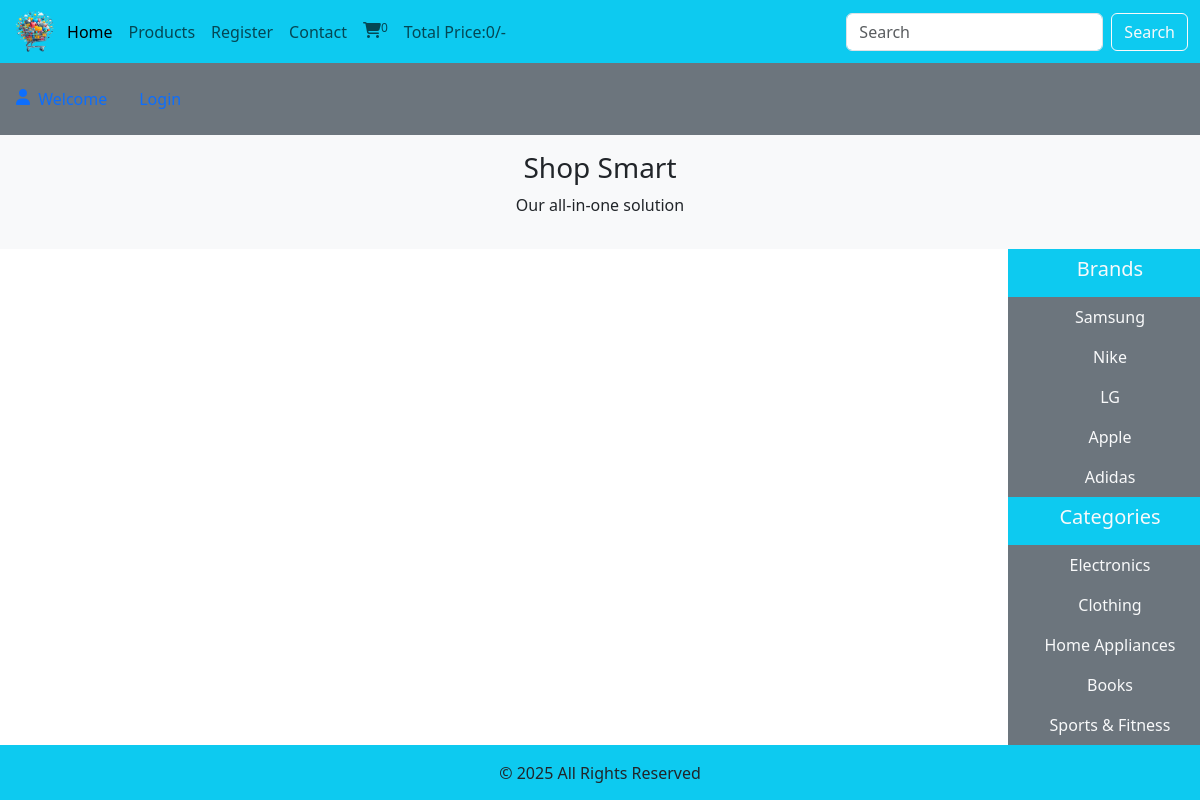
The page / on the database its author committed.
### tables this page shows
CREATE TABLE `brands` (
  `brand_id`    int(11)      NOT NULL AUTO_INCREMENT,
  `brand_title` varchar(100) NOT NULL,
  PRIMARY KEY (`brand_id`)
);

CREATE TABLE `categories` (
  `category_id`    int(11)      NOT NULL AUTO_INCREMENT,
  `category_title` varchar(100) NOT NULL,
  PRIMARY KEY (`category_id`)
);

### function/common_function.php (the view, shortened to what this page needs)
<?php
include_once(__DIR__ . '/../includes/connect.php');
function getbrands(): void {
    global $con;
    $result = mysqli_query($con, "SELECT * FROM `brands`");
    while ($row = mysqli_fetch_assoc($result)) {
        $id    = (int)$row['brand_id'];
        $title = htmlspecialchars($row['brand_title'], ENT_QUOTES, 'UTF-8');
        echo "<li class='nav-item'>"
           . "<a href='index.php?insert_brand={$id}' class='nav-link text-light'>{$title}</a>"
           . "</li>";
    }
}
function getcategory(): void {
    global $con;
    $result = mysqli_query($con, "SELECT * FROM `categories`");
    while ($row = mysqli_fetch_assoc($result)) {
        $id    = (int)$row['category_id'];
        $title = htmlspecialchars($row['category_title'], ENT_QUOTES, 'UTF-8');
        echo "<li class='nav-item'>"
           . "<a href='index.php?category={$id}' class='nav-link text-light'>{$title}</a>"
           . "</li>";
    }
}
function getUserIP(): string {
    return $_SERVER['REMOTE_ADDR'];
}
function cart_item(): void {
    global $con;
    $user_ip = getUserIP();
    $stmt = mysqli_prepare($con, "SELECT product_id FROM `card_details` WHERE ip_address = ?");
    mysqli_stmt_bind_param($stmt, 's', $user_ip);
    mysqli_stmt_execute($stmt);
    mysqli_stmt_store_result($stmt);
    echo (int)mysqli_stmt_num_rows($stmt);
}
function total_cart_price(): void {
    $total   = 0;
    echo $total;
}

### index.php (shortened to what this page needs)
<?php
include('includes/connect.php');
include('function/common_function.php');
?>
<!DOCTYPE html>
<html lang="en">
<head>
  <link href="https://cdn.jsdelivr.net/npm/bootstrap@5.3.3/dist/css/bootstrap.min.css" rel="stylesheet">
  <link rel="stylesheet" href="https://cdnjs.cloudflare.com/ajax/libs/font-awesome/6.7.2/css/all.min.css">
  <link rel="stylesheet" href="sty.css">
<body>
  <div class="container-fluid p-0">
    <nav class="navbar navbar-expand-lg bg-info">
      <div class="container-fluid">
        <img src="./images/icon.png" alt="ICON" class="logo">
        <div class="collapse navbar-collapse" id="navbarSupportedContent">
          <ul class="navbar-nav me-auto mb-2 mb-lg-0">
            <li class="nav-item"><a class="nav-link active" aria-current="page" href="index.php">Home</a></li>
            <li class="nav-item"><a class="nav-link" href="./display_all.php">Products</a></li>
            <li class="nav-item"><a class="nav-link" href="./user_area/user_registration.php">Register</a></li>
            <li class="nav-item"><a class="nav-link" href="#">Contact</a></li>
            <li class="nav-item">
              <a class="nav-link" href="cart.php"><i class="fa-solid fa-cart-shopping"></i><sup><?php cart_item(); ?></sup></a>
            </li>
            <li class="nav-item"><a class="nav-link" href="./user_area/checkout.php">Total Price:<?php total_cart_price(); ?>/-</a></li>
          </ul>
          <form class="d-flex" action="search_product.php" method="get">
            <input class="form-control me-2" type="search" placeholder="Search" aria-label="search" name="search_data">
            <input type="submit" value="Search" class="btn btn-outline-light" name="search_data_product">
          </form>
        </div>
      </div>
    </nav>
    <nav class="navbar navbar-expand-lg bg-secondary">
      <ul class="navbar nav me-auto">
        <?php
        if (!isset($_SESSION['username'])) {
          echo "<li class='nav-item'>
        <a class='nav-link' href='./user_area/profile.php'>
          <i class='fa-solid fa-user me-1'></i> Welcome </a></li>";
          echo "<li class='nav-item'><a class='nav-link' href='./user_area/user_login.php'>Login</a></li>";
        }
        ?>
      </ul>
    </nav>
    <div class="bg-light text-center p-3">
      <h3>Shop Smart</h3>
      <p>Our all-in-one solution</p>
    </div>
    <div class="row">
      <div class="col-md-10">
      </div>
      <div class="col-md-2 bg-secondary p-0">
        <ul class="navbar-nav me-auto text-center">
          <li class="nav-item bg-info">
            <a href="#" class="nav-link text-light">
              <h5>Brands</h5>
            </a>
          </li>
          <?php
          getbrands();
          ?>
        </ul>
        <ul class="navbar-nav me-auto text-center">
          <li class="nav-item bg-info">
            <a href="#" class="nav-link text-light">
              <h5>Categories</h5>
            </a>
          </li>
          <?php
          getcategory();
          ?>
        </ul>
      </div>
    </div>
    <?php
    include('includes/footer.php');
    ?>
  </div>
</body>
</html>

### includes/footer.php
<div class="bg-info p-3 text-center mt-auto">
  <p>&copy; 2025 All Rights Reserved</p>
</div>

### sty.css (style rules this page uses)
* { margin: 0; padding: 0; box-sizing: border-box; overflow-x: hidden; }
.logo { width: 4%; height: 4%; }
html, body { height: 100%; margin: 0; display: flex; flex-direction: column; }
.container-fluid { flex: 1; }

### index.php (style rules this page uses)
body { overflow-x: hidden; }

### rows shown on the page
brands: brand_title "Samsung"
brands: brand_title "Nike"
brands: brand_title "LG"
brands: brand_title "Apple"
brands: brand_title "Adidas"
categories: category_title "Electronics"
categories: category_title "Clothing"
categories: category_title "Home Appliances"
categories: category_title "Books"
categories: category_title "Sports & Fitness"

### other values the page prints
mysqli_stmt_num_rows($stmt) "0"
$total "0"
